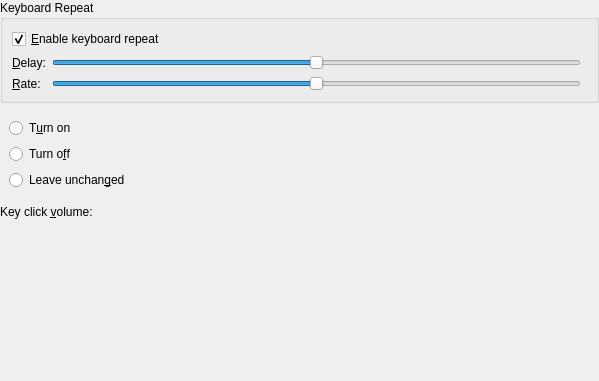
<ui version="4.0" >
 <class>KeyboardConfigWidget</class>
 <widget class="QWidget" name="KeyboardConfigWidget" >
  <property name="geometry" >
   <rect>
    <x>0</x>
    <y>0</y>
    <width>599</width>
    <height>381</height>
   </rect>
  </property>
  <layout class="QVBoxLayout" >
   <property name="leftMargin" >
    <number>0</number>
   </property>
   <property name="topMargin" >
    <number>0</number>
   </property>
   <property name="rightMargin" >
    <number>0</number>
   </property>
   <property name="bottomMargin" >
    <number>0</number>
   </property>
   <item>
    <widget class="QGroupBox" name="groupBox1" >
     <property name="title" >
      <string>Keyboard Repeat</string>
     </property>
     <layout class="QGridLayout" >
      <item row="0" column="0" colspan="2" >
       <widget class="QCheckBox" name="repeatBox" >
        <property name="whatsThis" >
         <string>If you check this option, pressing and holding down a key emits the same character over and over again. For example, pressing and holding down the Tab key will have the same effect as that of pressing that key several times in succession: Tab characters continue to be emitted until you release the key.</string>
        </property>
        <property name="text" >
         <string>&amp;Enable keyboard repeat</string>
        </property>
        <property name="checked" >
         <bool>true</bool>
        </property>
       </widget>
      </item>
      <item row="1" column="0" >
       <widget class="QLabel" name="lblDelay" >
        <property name="sizePolicy" >
         <sizepolicy vsizetype="Preferred" hsizetype="Fixed" >
          <horstretch>0</horstretch>
          <verstretch>0</verstretch>
         </sizepolicy>
        </property>
        <property name="text" >
         <string>&amp;Delay:</string>
        </property>
        <property name="buddy" >
         <cstring>delay</cstring>
        </property>
       </widget>
      </item>
      <item row="1" column="1" >
       <widget class="QSlider" name="delaySlider" >
        <property name="whatsThis" >
         <string>If supported, this option allows you to set the delay after which a pressed key will start generating keycodes. The 'Repeat rate' option controls the frequency of these keycodes.</string>
        </property>
        <property name="minimum" >
         <number>0</number>
        </property>
        <property name="maximum" >
         <number>10000</number>
        </property>
        <property name="singleStep" >
         <number>1000</number>
        </property>
        <property name="pageStep" >
         <number>1000</number>
        </property>
        <property name="value" >
         <number>5000</number>
        </property>
        <property name="orientation" >
         <enum>Qt::Horizontal</enum>
        </property>
        <property name="tickInterval" >
         <number>1000</number>
        </property>
       </widget>
      </item>
      <item row="1" column="2" >
       <widget class="KIntNumInput" native="1" name="delay" >
        <property name="whatsThis" >
         <string>If supported, this option allows you to set the delay after which a pressed key will start generating keycodes. The 'Repeat rate' option controls the frequency of these keycodes.</string>
        </property>
       </widget>
      </item>
      <item row="2" column="0" >
       <widget class="QLabel" name="lblRate" >
        <property name="sizePolicy" >
         <sizepolicy vsizetype="Preferred" hsizetype="Fixed" >
          <horstretch>0</horstretch>
          <verstretch>0</verstretch>
         </sizepolicy>
        </property>
        <property name="text" >
         <string>&amp;Rate:</string>
        </property>
        <property name="buddy" >
         <cstring>rate</cstring>
        </property>
       </widget>
      </item>
      <item row="2" column="1" >
       <widget class="QSlider" name="rateSlider" >
        <property name="whatsThis" >
         <string>If supported, this option allows you to set the rate at which keycodes are generated while a key is pressed.</string>
        </property>
        <property name="minimum" >
         <number>0</number>
        </property>
        <property name="maximum" >
         <number>10000</number>
        </property>
        <property name="singleStep" >
         <number>1000</number>
        </property>
        <property name="pageStep" >
         <number>1000</number>
        </property>
        <property name="value" >
         <number>5000</number>
        </property>
        <property name="orientation" >
         <enum>Qt::Horizontal</enum>
        </property>
        <property name="tickInterval" >
         <number>1000</number>
        </property>
       </widget>
      </item>
      <item row="2" column="2" >
       <widget class="KDoubleNumInput" native="1" name="rate" >
        <property name="whatsThis" >
         <string>If supported, this option allows you to set the rate at which keycodes are generated while a key is pressed.</string>
        </property>
       </widget>
      </item>
     </layout>
    </widget>
   </item>
   <item>
    <widget class="KButtonGroup" native="1" name="numlockGroup" >
     <property name="whatsThis" >
      <string>If supported, this option allows you to setup the state of NumLock after KDE startup.&lt;p>You can configure NumLock to be turned on or off, or configure KDE not to set NumLock state.</string>
     </property>
     <property name="title" stdset="0" >
      <string>NumLock on KDE Startup</string>
     </property>
     <layout class="QGridLayout" >
      <item row="0" column="0" >
       <widget class="QRadioButton" name="RadioButton1" >
        <property name="text" >
         <string>T&amp;urn on</string>
        </property>
       </widget>
      </item>
      <item row="1" column="0" >
       <widget class="QRadioButton" name="RadioButton1_2" >
        <property name="text" >
         <string>Turn o&amp;ff</string>
        </property>
       </widget>
      </item>
      <item row="2" column="0" >
       <widget class="QRadioButton" name="RadioButton1_3" >
        <property name="text" >
         <string>Leave unchan&amp;ged</string>
        </property>
       </widget>
      </item>
     </layout>
    </widget>
   </item>
   <item>
    <widget class="QLabel" name="TextLabel1" >
     <property name="whatsThis" >
      <string>If supported, this option allows you to hear audible clicks from your computer's speakers when you press the keys on your keyboard. This might be useful if your keyboard does not have mechanical keys, or if the sound that the keys make is very soft.&lt;p>You can change the loudness of the key click feedback by dragging the slider button or by clicking the up/down arrows on the spin box. Setting the volume to 0% turns off the key click.</string>
     </property>
     <property name="text" >
      <string>Key click &amp;volume:</string>
     </property>
     <property name="buddy" >
      <cstring>click</cstring>
     </property>
    </widget>
   </item>
   <item>
    <widget class="KIntNumInput" native="1" name="click" >
     <property name="whatsThis" >
      <string>If supported, this option allows you to hear audible clicks from your computer's speakers when you press the keys on your keyboard. This might be useful if your keyboard does not have mechanical keys, or if the sound that the keys make is very soft.&lt;p>You can change the loudness of the key click feedback by dragging the slider button or by clicking the up/down arrows on the spin box. Setting the volume to 0% turns off the key click.</string>
     </property>
    </widget>
   </item>
   <item>
    <spacer>
     <property name="orientation" >
      <enum>Qt::Vertical</enum>
     </property>
     <property name="sizeHint" >
      <size>
       <width>20</width>
       <height>40</height>
      </size>
     </property>
    </spacer>
   </item>
  </layout>
 </widget>
  <customwidgets>
  <customwidget>
   <class>KDoubleNumInput</class>
   <extends>QWidget</extends>
   <header>knuminput.h</header>
   <container>1</container>
  </customwidget>
  <customwidget>
   <class>KIntNumInput</class>
   <extends>QWidget</extends>
   <header>knuminput.h</header>
   <container>1</container>
  </customwidget>
  <customwidget>
   <class>KButtonGroup</class>
   <extends>QWidget</extends>
   <header>kbuttongroup.h</header>
  </customwidget>
 </customwidgets>
 <tabstops>
  <tabstop>repeatBox</tabstop>
  <tabstop>click</tabstop>
  <tabstop>RadioButton1</tabstop>
  <tabstop>RadioButton1_2</tabstop>
  <tabstop>RadioButton1_3</tabstop>
 </tabstops>
 <resources/>
 <connections>
  <connection>
   <sender>repeatBox</sender>
   <signal>toggled(bool)</signal>
   <receiver>delaySlider</receiver>
   <slot>setEnabled(bool)</slot>
   <hints>
    <hint type="sourcelabel" >
     <x>20</x>
     <y>20</y>
    </hint>
    <hint type="destinationlabel" >
     <x>20</x>
     <y>20</y>
    </hint>
   </hints>
  </connection>
  <connection>
   <sender>repeatBox</sender>
   <signal>toggled(bool)</signal>
   <receiver>delay</receiver>
   <slot>setEnabled(bool)</slot>
   <hints>
    <hint type="sourcelabel" >
     <x>20</x>
     <y>20</y>
    </hint>
    <hint type="destinationlabel" >
     <x>20</x>
     <y>20</y>
    </hint>
   </hints>
  </connection>
  <connection>
   <sender>repeatBox</sender>
   <signal>toggled(bool)</signal>
   <receiver>rateSlider</receiver>
   <slot>setEnabled(bool)</slot>
   <hints>
    <hint type="sourcelabel" >
     <x>20</x>
     <y>20</y>
    </hint>
    <hint type="destinationlabel" >
     <x>20</x>
     <y>20</y>
    </hint>
   </hints>
  </connection>
  <connection>
   <sender>repeatBox</sender>
   <signal>toggled(bool)</signal>
   <receiver>rate</receiver>
   <slot>setEnabled(bool)</slot>
   <hints>
    <hint type="sourcelabel" >
     <x>20</x>
     <y>20</y>
    </hint>
    <hint type="destinationlabel" >
     <x>20</x>
     <y>20</y>
    </hint>
   </hints>
  </connection>
  <connection>
   <sender>repeatBox</sender>
   <signal>toggled(bool)</signal>
   <receiver>lblDelay</receiver>
   <slot>setEnabled(bool)</slot>
   <hints>
    <hint type="sourcelabel" >
     <x>20</x>
     <y>20</y>
    </hint>
    <hint type="destinationlabel" >
     <x>20</x>
     <y>20</y>
    </hint>
   </hints>
  </connection>
  <connection>
   <sender>repeatBox</sender>
   <signal>toggled(bool)</signal>
   <receiver>lblRate</receiver>
   <slot>setEnabled(bool)</slot>
   <hints>
    <hint type="sourcelabel" >
     <x>20</x>
     <y>20</y>
    </hint>
    <hint type="destinationlabel" >
     <x>20</x>
     <y>20</y>
    </hint>
   </hints>
  </connection>
 </connections>
</ui>
